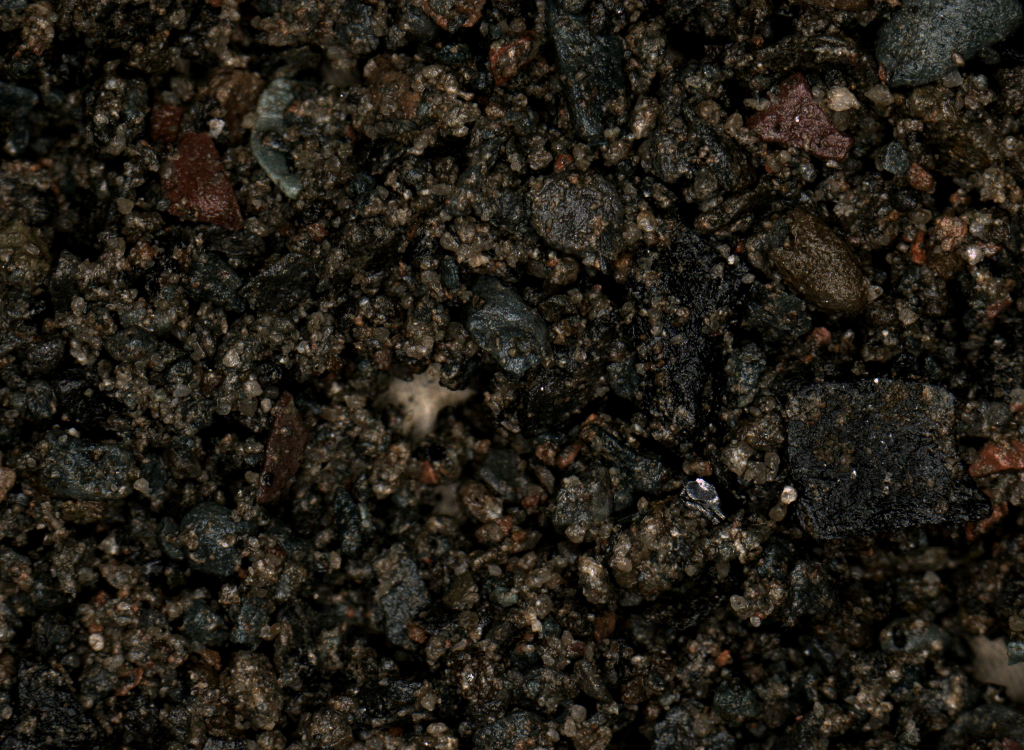
#> input picture data/1-1.jpg, 4096 x 3000 px (shown at 1/4 size); its folder holds only this picture in this run
$ python opencv.py
#> lines starting #> are read from the running program, lines starting #| are printed output that depends on the picture
# coding:utf8
import numpy as np
import os
import cv2
import glob
import shutil
import random
import xlsxwriter

# 批量重命名文件
# 批量裁剪图片
# 数据扩增

w = 224
h = 224


# 重命名
# [85 lines left out: functions rename, move, resize, write_excel, not called in this run]


# 翻转
def flip(pic):
    img = []
    h_pic = cv2.flip(pic, 1)  # 水平翻转
    v_pic = cv2.flip(pic, 0)  # 垂直翻转
    hv_pic = cv2.flip(pic, -1)  # 水平垂直翻转
    img.append(h_pic)
    img.append(v_pic)
    img.append(hv_pic)
    return img


# 旋转
def rotate(pic):
    scale = 1.0
    # pic = cv2.resize(pic,(400,400))
    rows, cols = pic.shape[:2]
    img = []
    angle = [45, 90, 135, 180, 225, 275, 320]
    center = (cols / 2, rows / 2)  # 取图像的中点
    for a in angle:
        M = cv2.getRotationMatrix2D(center, a, scale)  # 获得图像绕着某一点的旋转矩阵
        pic = cv2.warpAffine(pic, M, (cols, rows), borderValue=(255, 255, 255))
        img.append(pic)
        # cv2.warpAffine()的第二个参数是变换矩阵,第三个参数是输出图像的大小
    return img


# 噪声
def noise(pic):
    for i in range(1500):
        pic[random.randint(0, pic.shape[0] - 1)][random.randint(0, pic.shape[1] - 1)][:] = 255
    return pic
    # random.randint(a, b)
    # 用于生成一个指定范围内的整数。其中参数a是下限，参数b是上限，生成的随机数n: a <= n <= b


# 高斯模糊
def gussian(pic):
    img = []
    temp = cv2.GaussianBlur(pic, (9, 9), 1.5)
    dst = cv2.blur(pic, (11, 11), (-1, -1))
    # cv2.GaussianBlur(图像，卷积核，标准差）
    img.append(temp)
    img.append(dst)
    return img


# 光照
def light(pic):
    img = []
    contrast = 1  # 对比度
    brightness = 100  # 亮度
    pic_turn1 = cv2.addWeighted(pic, contrast, pic, 0, brightness)
    pic_turn2 = cv2.addWeighted(pic, 1.5, pic, 0, 50)
    img.append(pic_turn1)
    img.append(pic_turn2)
    # cv2.addWeighted(对象,对比度,对象,对比度)
    '''cv2.addWeighted()实现的是图像透明度的改变与图像的叠加'''
    return img


# 仿射
def fangshe(pic):
    rows, cols = pic.shape[:2]

    point1 = np.float32([[50, 50], [300, 50], [50, 200]])
    point2 = np.float32([[10, 100], [300, 50], [100, 250]])

    M = cv2.getAffineTransform(point1, point2)
    dst = cv2.warpAffine(pic, M, (cols, rows), borderValue=(255, 255, 255))
    # 对图像进行变换（三点得到一个变换矩阵）
    # 我们知道三点确定一个平面，我们也可以通过确定三个点的关系来得到转换矩阵
    # 然后再通过warpAffine来进行变换
    return dst


# 平移
# [6 lines left out: function pingyi, not called in this run]


if __name__ == '__main__':
    path_re = "E:/taidi/DataEnhance/data"
    # rename(path)
    # resize(path)
    # cate = [path_re + x for x in os.listdir(path_re) if os.path.isdir(path_re + x)]
    print('读取图像开始')
    # print(cate)
    cate = ['E:/taidi/DataEnhance/data']
    img_all = []
    for idx, folder in enumerate(cate):
        folder1 = folder.split('/')
        id = folder1[3]
        print(id, folder)
        p = path_re + id + '/'
        for im in glob.glob(folder + '/*.jpg'):
            try:
                img = cv2.imread(im)
#> img is the input picture: shape (3000, 4096, 3); mean B, G, R 21.9, 29.2, 33.4
                # img = cv2.resize(img,(224,224))
                noi = noise(img)  # 噪声
                fli = flip(img)  # 翻转
#> in flip, `v_pic = cv2.flip(pic, 0)`:
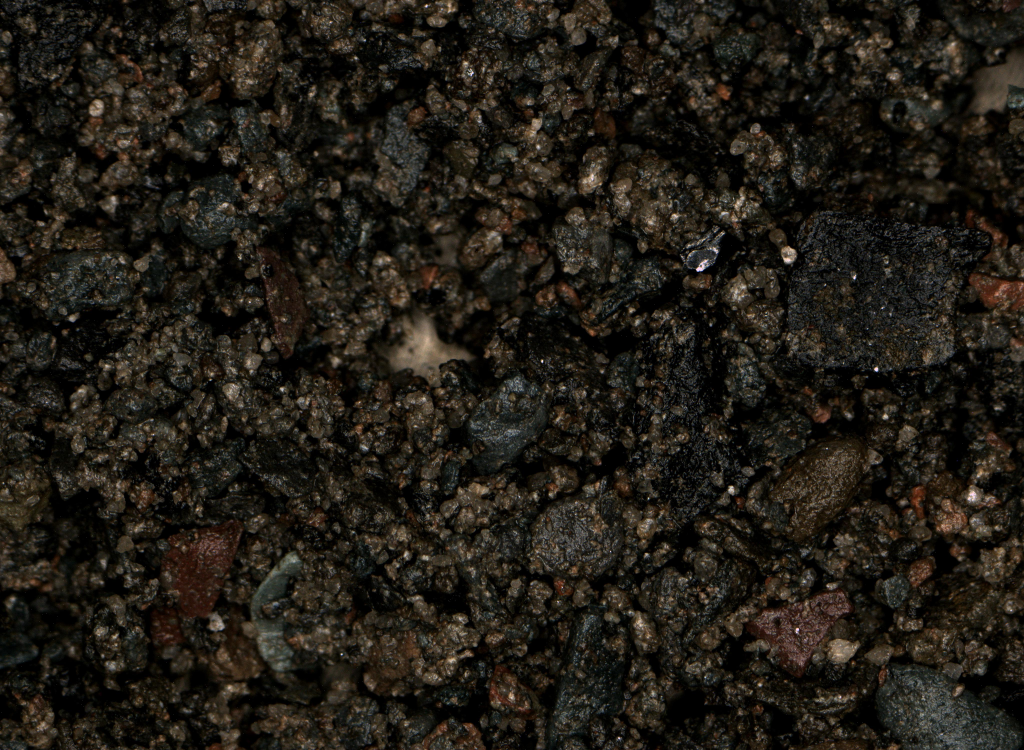
#> v_pic: shape (3000, 4096, 3) (shown at 1/4 size); mean B, G, R 22, 29.2, 33.4
#> in flip, `hv_pic = cv2.flip(pic, -1)`:
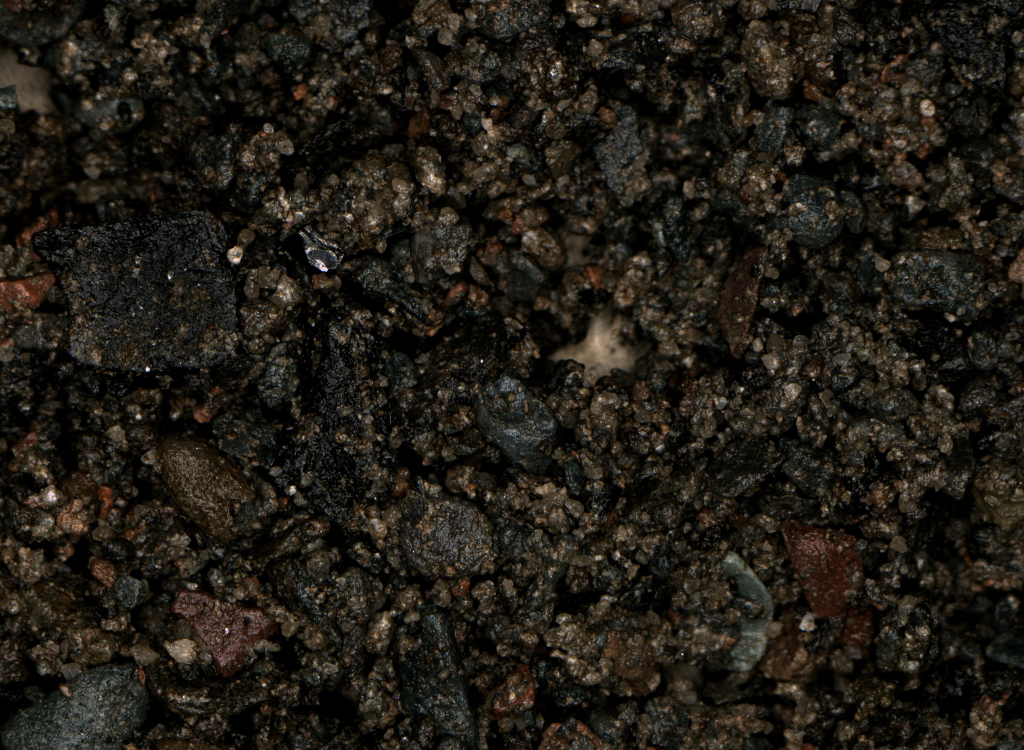
#> hv_pic: shape (3000, 4096, 3) (shown at 1/4 size); mean B, G, R 22, 29.2, 33.4
#> fli = 3 items
                rot = rotate(img)  # 旋转
#> after the loop in rotate, `for a in angle:`:
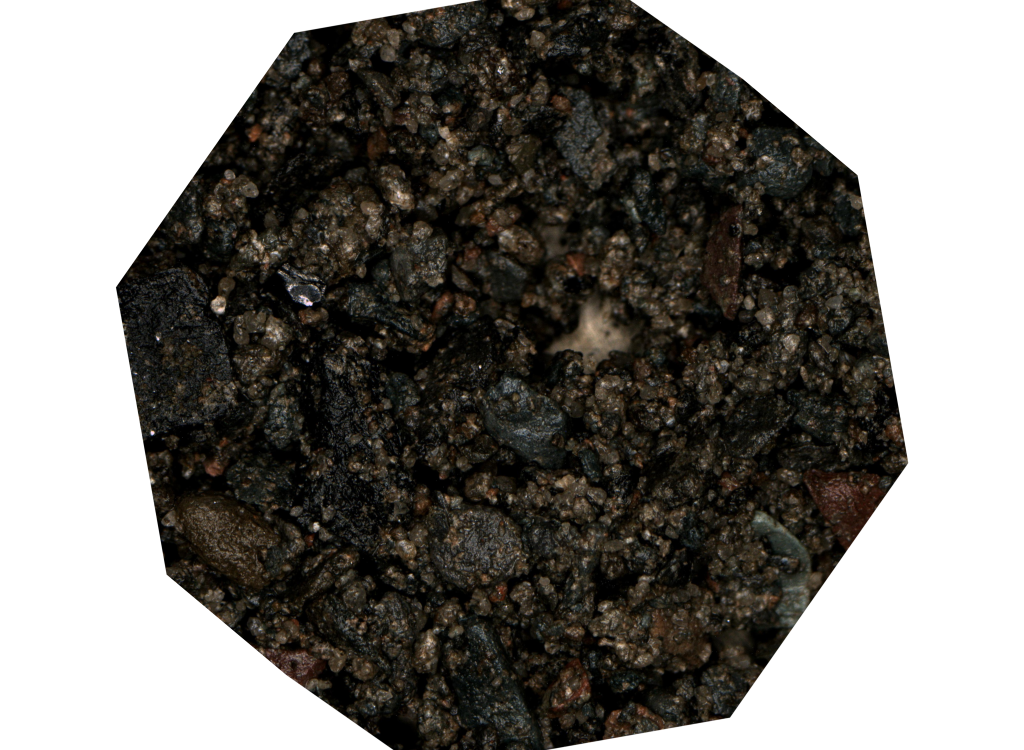
#> pic: shape (3000, 4096, 3) (shown at 1/4 size); mean of channels 0, 1, 2 115.7, 120.1, 122.6; drawn as B, G, R
#> after the loop in rotate, `for a in angle:`: img = 7 items
#> rot = 7 items
                guss = gussian(img)  # 模糊
#> guss = 2 items
                li = light(img)  # 光线
#> in light, `pic_turn1 = cv2.addWeighted(pic, contrast, pic, 0, brightness)`:
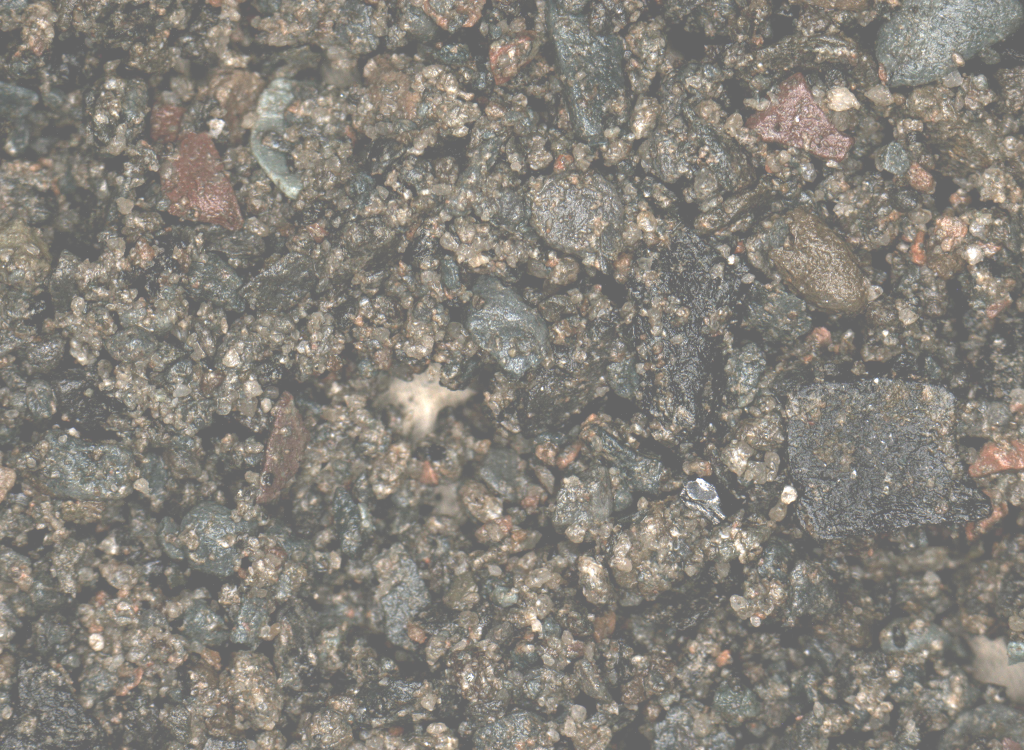
#> pic_turn1: shape (3000, 4096, 3) (shown at 1/4 size); mean B, G, R 121.9, 129.2, 133.3
#> in light, `pic_turn2 = cv2.addWeighted(pic, 1.5, pic, 0, 50)`:
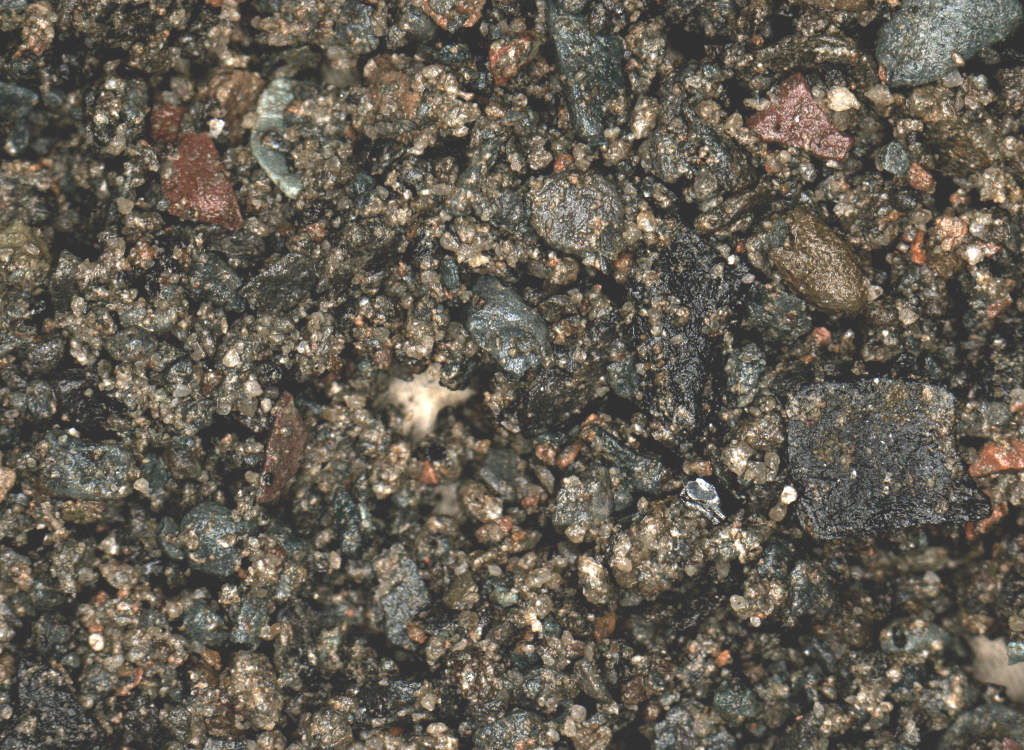
#> pic_turn2: shape (3000, 4096, 3) (shown at 1/4 size); mean B, G, R 82.9, 93.7, 99.9
#> li = 2 items
                fan = fangshe(img)  # 仿射
#> in fangshe, `dst = cv2.warpAffine(pic, M, (cols, rows), borderValue=(255, 255, 255))`:
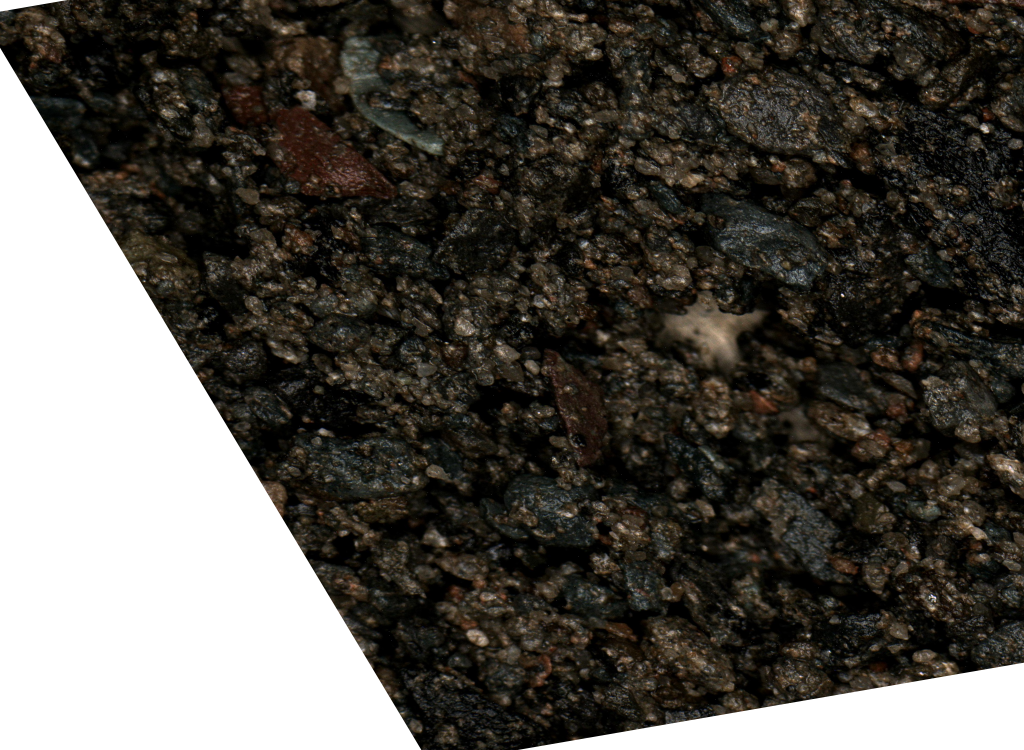
#> dst: shape (3000, 4096, 3) (shown at 1/4 size); mean B, G, R 74, 79.9, 83.1
                img_all.append(img)
                img_all.append(fan)
                img_all = img_all + rot + fli + li + guss
#> img_all = 16 items
                img_all.append(noi)
                im = im.split('\\')
                im = im[1].split('.')[0]
                for k, imge in zip(range(len(img_all)), img_all):
                    imge = cv2.resize(imge, (224, 224))
                    cv2.imwrite(p + im + str(k) + '_.jpg', imge)
            except:
                print(im)
            img_all = []
